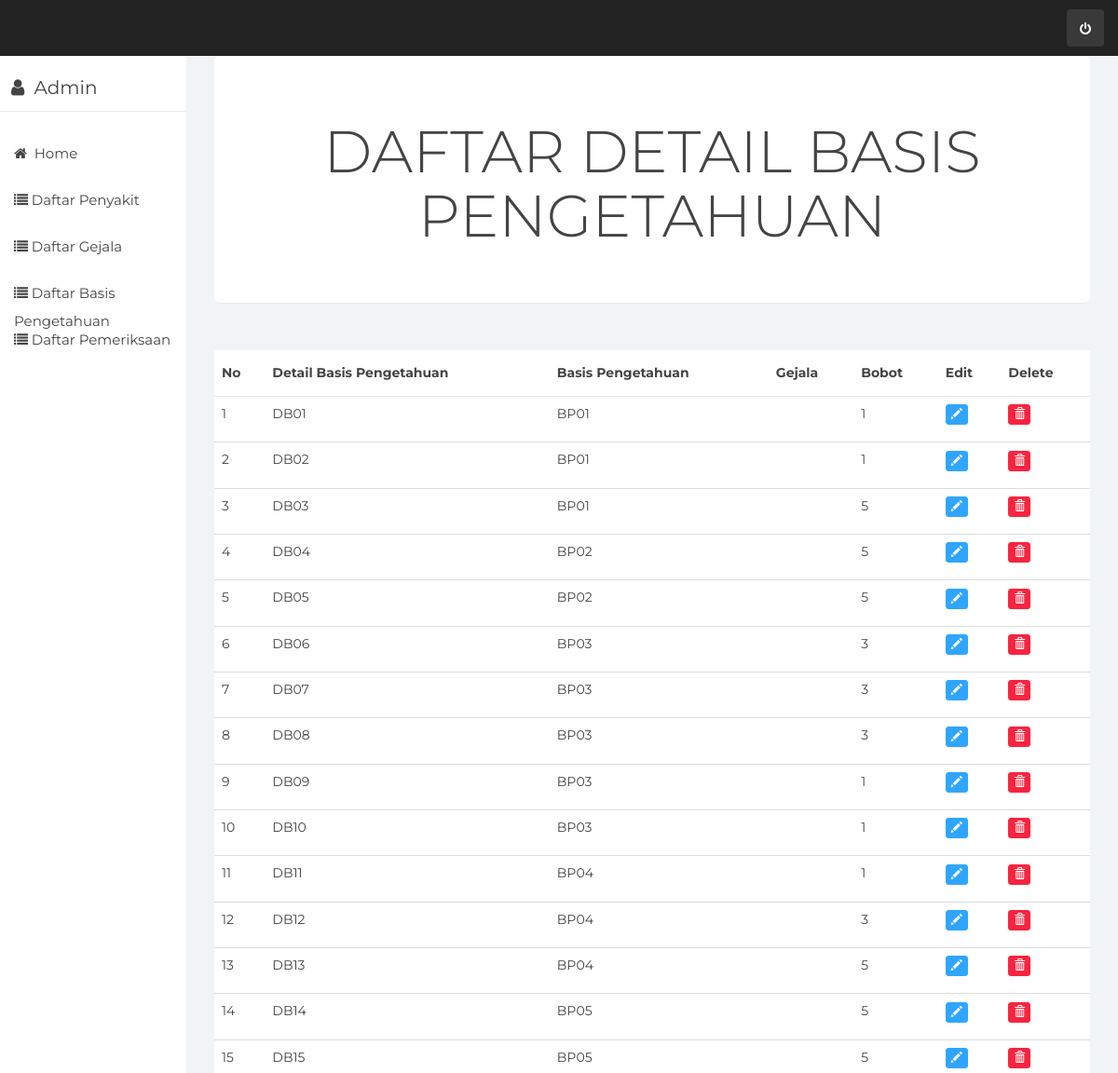
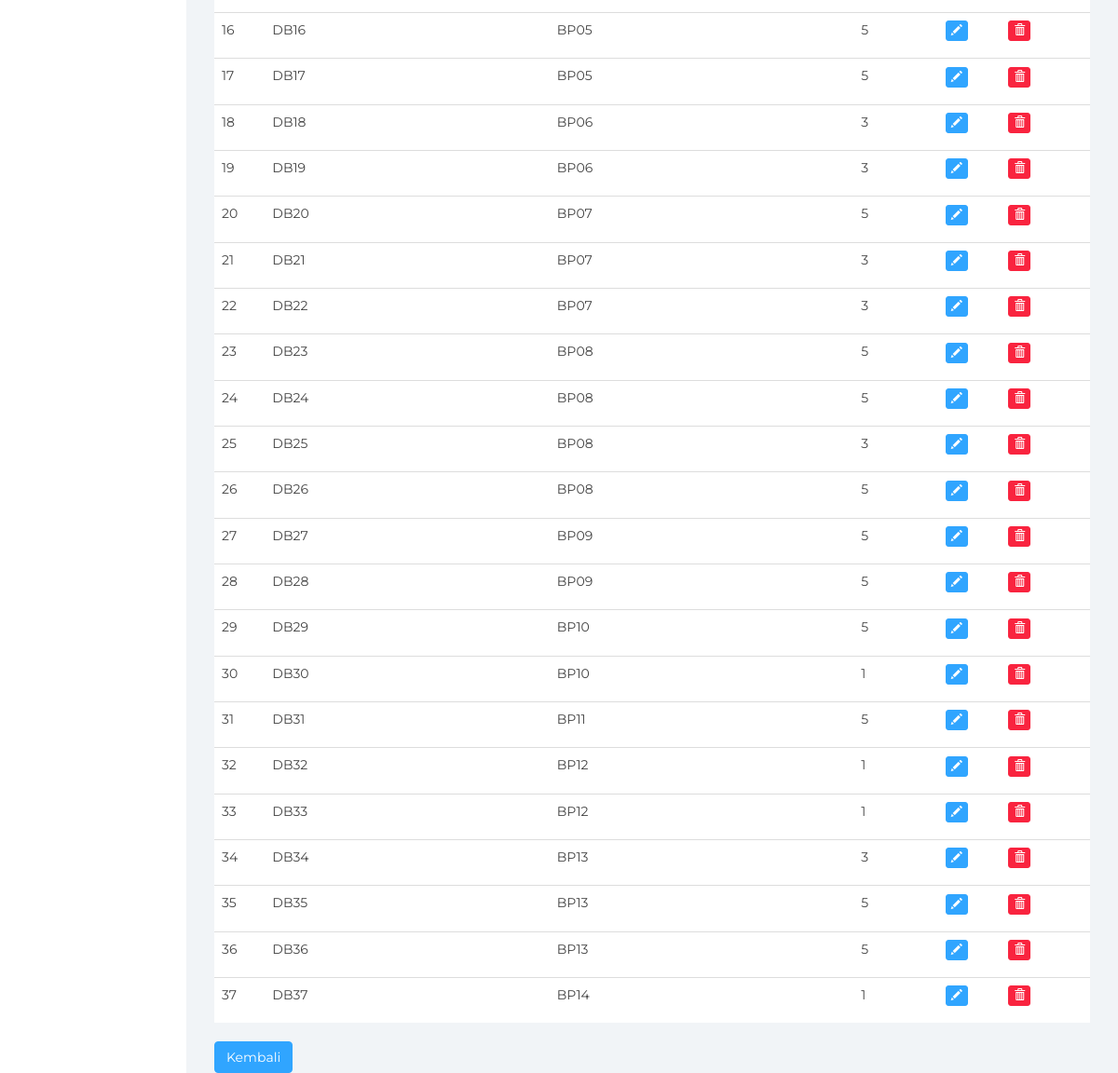
The page /index.php/detailbasis/daftar_detail on the database its author committed (2 pictures, top to bottom).
### tables this page shows
CREATE TABLE `tb_detail_basis_pengetahuan` (
  `id_detail` varchar(10) NOT NULL,
  `id_gejala` varchar(10) NOT NULL,
  `id_basis_pengetahuan` varchar(10) NOT NULL,
  `bobot` int(10) NOT NULL
);

### application/controllers/DetailBasis.php (called while the page is built, shortened)
<?php
class DetailBasis extends CI_Controller {
	public function __construct()
	{
		$this->load->model('M_detailbasis');
		$this->load->helper('url','form');
		$this->load->library('form_validation');
	}
	public function daftar_detail()
	{
		$this->load->model('M_detailbasis');
		$data['detailbasis']=$this->M_detailbasis->readDetail();
		$this->load->view('tabeldetail',$data);
	}
	}

### index.php (called while the page is built, shortened)
<?php
require_once BASEPATH.'core/CodeIgniter.php';

### application/models/M_detailbasis.php (called while the page is built, shortened)
<?php
class M_detailbasis extends CI_Model {
	public function readDetail(){
		$query=$this->db->get('tb_detail_basis_pengetahuan');
		return $query->result();
	}
}

### application/views/tabeldetail.php (the view, shortened to what this page needs)
<div class="col-sm-9 col-sm-offset-3 col-lg-10 col-lg-offset-2 main">
	    <div class="main-panel">
        <div class="content">
            <div class="container-fluid">
                <div class="row">
                    <div class="col-md-12">
                          <div class="jumbotron text-center">
                                 <h1>DAFTAR DETAIL BASIS PENGETAHUAN</h1>
                          </div>
                        <div class="card">
                            <div class="content table-responsive table-full-width">
                                <table class="table table-hover table-striped">
                                    <table class="table table-hover" id="contoh">
                                        <thead>
                                            <th>No</th>
                                            <th>Detail Basis Pengetahuan</th>
                                            <th>Basis Pengetahuan</th>
                                            <th>Gejala</th>
                                            <th>Bobot</th>
                                            <th>Edit</th>
                                            <th>Delete</th>
                                        </thead>
                                        <tbody>
                                            <?php
                                             $no=1;
                                             foreach ($detailbasis as $key) { ?>
                                            <tr>
                                                <td><?php echo $no ?>  </td>
                                                <td><?php echo $key->id_detail;?></td>
                                                <td><?php echo $key->id_basis_pengetahuan;?></td>
                                                <td><?php echo $key->gejala;?></td>
                                                <td><?php echo $key->bobot;?></td>
                                                <td><a href="<?=site_url()?>/DetailBasis/Update/<?php echo $key->id_detail ?>"> <p data-placement="top" data-toogle="tooltip" title="Edit"><button class="btn btn-primary btn-xs" data-title="Edit" data-toggle="modal" data-target="#edit"><span class="glyphicon glyphicon-pencil"></span></button></p></td>
                                                <td><a href="<?=site_url()?>/DetailBasis/delete/<?php echo $key->id_detail ?>"> <p data-placement="top" data-toogle="tooltip" title="Delete"><button class="btn btn-danger btn-xs" data-title="Delete" data-toggle="modal" data-target="#delete"><span class="glyphicon glyphicon-trash"></span></button></p></td>
                                            </tr>
                                            <?php
                                             $no++;
                                             }?>
                                        </tbody>
                                    </table>
                                </table>
                                     <a href="<?php echo site_url('BasisPengetahuan/daftar_basis_pengetahuan')?>"> <button type="kembali" class="btn btn-primary">Kembali</button>
                            </div>
                        </div>
                    </div>
                </div>
            </div>
        </div>

### assets/css/styles.css (style rules this page uses)
body { background: #f1f4f7; padding-top: 60px; font-size: 14px; color: #444444; font-family: "Montserrat", "Helvetica Neue", Helvetica, Arial, sans-serif; }
p { color: #777; }
a, a:hover, a:focus { color: #30a5ff; }
h1, h2, h3, h4, h5, h6 { color: #444444; }
h1 { font-weight: 300; font-size: 40px; }
.btn-primary, .btn-primary:hover, .btn-primary:focus, .btn-primary:active, .btn-primary.active, .open > .dropdown-toggle.btn-primary, .btn-primary.disabled, .btn-primary[disabled], fieldset[disabled] .btn-primary, .btn-primary.disabled:hover, .btn-primary[disabled]:hover, fieldset[disabled] .btn-primary:hover, .btn-primary.disabled:focus, .btn-primary[disabled]:focus, fieldset[disabled] .btn-primary:focus, .btn-primary.disabled:active, .btn-primary[disabled]:active, fieldset[disabled] .btn-primary:active, .btn-primary.disabled.active, .btn-primary[disabled].active, fieldset[disabled] .btn-primary.active { background-color: #30a5ff; border-color: #30a5ff; }
.btn-danger, .btn-danger:hover, .btn-danger:focus, .btn-danger:active, .btn-danger.active, .open > .dropdown-toggle.btn-danger, .btn-danger.disabled, .btn-danger[disabled], fieldset[disabled] .btn-danger, .btn-danger.disabled:hover, .btn-danger[disabled]:hover, fieldset[disabled] .btn-danger:hover, .btn-danger.disabled:focus, .btn-danger[disabled]:focus, fieldset[disabled] .btn-danger:focus, .btn-danger.disabled:active, .btn-danger[disabled]:active, fieldset[disabled] .btn-danger:active, .btn-danger.disabled.active, .btn-danger[disabled].active, fieldset[disabled] .btn-danger.active { background-color: #f9243f; border-color: #f9243f; }
.jumbotron { background: #fff; border-bottom: 1px solid #e9ecf2; color: #444444; }
.table { background: #fff; }
.table > thead > tr > th { border-bottom: 1px solid #e6e7e8; vertical-align: middle; height: 50px; }

### rows shown on the page
tb_detail_basis_pengetahuan: id_detail "DB01", id_basis_pengetahuan "BP01", bobot "1"
tb_detail_basis_pengetahuan: id_detail "DB02", id_basis_pengetahuan "BP01", bobot "1"
tb_detail_basis_pengetahuan: id_detail "DB03", id_basis_pengetahuan "BP01", bobot "5"
tb_detail_basis_pengetahuan: id_detail "DB04", id_basis_pengetahuan "BP02", bobot "5"
tb_detail_basis_pengetahuan: id_detail "DB05", id_basis_pengetahuan "BP02", bobot "5"
tb_detail_basis_pengetahuan: id_detail "DB06", id_basis_pengetahuan "BP03", bobot "3"
tb_detail_basis_pengetahuan: id_detail "DB07", id_basis_pengetahuan "BP03", bobot "3"
tb_detail_basis_pengetahuan: id_detail "DB08", id_basis_pengetahuan "BP03", bobot "3"
tb_detail_basis_pengetahuan: id_detail "DB09", id_basis_pengetahuan "BP03", bobot "1"
tb_detail_basis_pengetahuan: id_detail "DB10", id_basis_pengetahuan "BP03", bobot "1"
tb_detail_basis_pengetahuan: id_detail "DB11", id_basis_pengetahuan "BP04", bobot "1"
tb_detail_basis_pengetahuan: id_detail "DB12", id_basis_pengetahuan "BP04", bobot "3"
tb_detail_basis_pengetahuan: id_detail "DB13", id_basis_pengetahuan "BP04", bobot "5"
tb_detail_basis_pengetahuan: id_detail "DB14", id_basis_pengetahuan "BP05", bobot "5"
tb_detail_basis_pengetahuan: id_detail "DB15", id_basis_pengetahuan "BP05", bobot "5"
tb_detail_basis_pengetahuan: id_detail "DB16", id_basis_pengetahuan "BP05", bobot "5"
tb_detail_basis_pengetahuan: id_detail "DB17", id_basis_pengetahuan "BP05", bobot "5"
tb_detail_basis_pengetahuan: id_detail "DB18", id_basis_pengetahuan "BP06", bobot "3"
tb_detail_basis_pengetahuan: id_detail "DB19", id_basis_pengetahuan "BP06", bobot "3"
tb_detail_basis_pengetahuan: id_detail "DB20", id_basis_pengetahuan "BP07", bobot "5"
tb_detail_basis_pengetahuan: id_detail "DB21", id_basis_pengetahuan "BP07", bobot "3"
tb_detail_basis_pengetahuan: id_detail "DB22", id_basis_pengetahuan "BP07", bobot "3"
tb_detail_basis_pengetahuan: id_detail "DB23", id_basis_pengetahuan "BP08", bobot "5"
tb_detail_basis_pengetahuan: id_detail "DB24", id_basis_pengetahuan "BP08", bobot "5"
tb_detail_basis_pengetahuan: id_detail "DB25", id_basis_pengetahuan "BP08", bobot "3"
tb_detail_basis_pengetahuan: id_detail "DB26", id_basis_pengetahuan "BP08", bobot "5"
tb_detail_basis_pengetahuan: id_detail "DB27", id_basis_pengetahuan "BP09", bobot "5"
tb_detail_basis_pengetahuan: id_detail "DB28", id_basis_pengetahuan "BP09", bobot "5"
tb_detail_basis_pengetahuan: id_detail "DB29", id_basis_pengetahuan "BP10", bobot "5"
tb_detail_basis_pengetahuan: id_detail "DB30", id_basis_pengetahuan "BP10", bobot "1"
tb_detail_basis_pengetahuan: id_detail "DB31", id_basis_pengetahuan "BP11", bobot "5"
tb_detail_basis_pengetahuan: id_detail "DB32", id_basis_pengetahuan "BP12", bobot "1"
tb_detail_basis_pengetahuan: id_detail "DB33", id_basis_pengetahuan "BP12", bobot "1"
tb_detail_basis_pengetahuan: id_detail "DB34", id_basis_pengetahuan "BP13", bobot "3"
tb_detail_basis_pengetahuan: id_detail "DB35", id_basis_pengetahuan "BP13", bobot "5"
tb_detail_basis_pengetahuan: id_detail "DB36", id_basis_pengetahuan "BP13", bobot "5"
tb_detail_basis_pengetahuan: id_detail "DB37", id_basis_pengetahuan "BP14", bobot "1"
